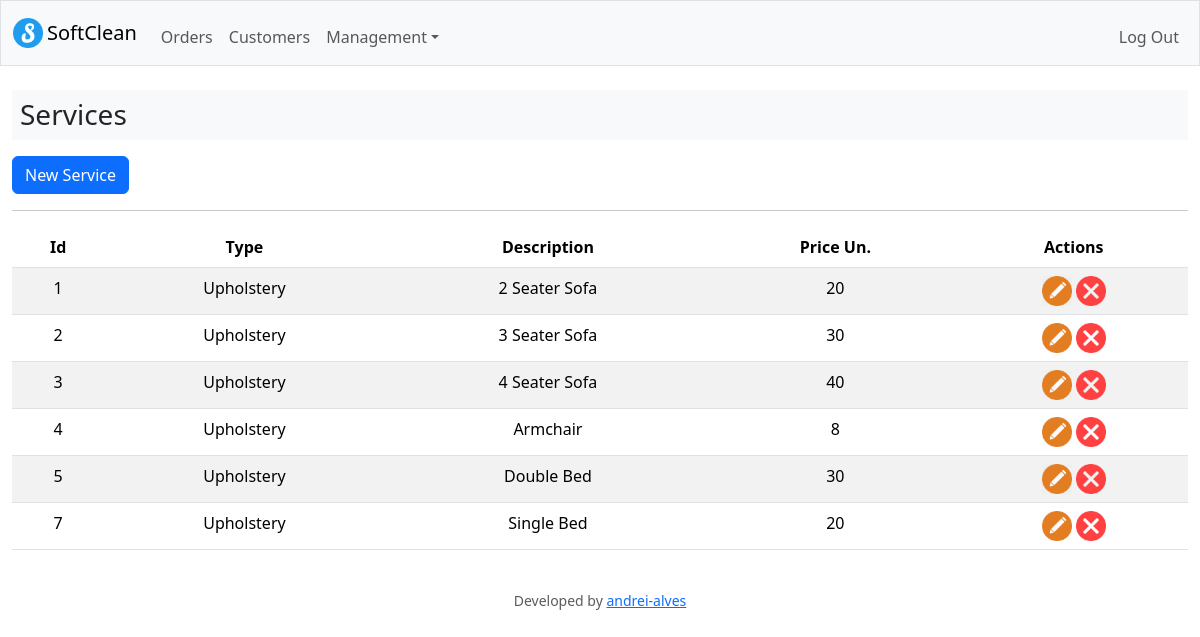
The app's page /services (signed in) with its own data.
### tables this page shows
CREATE TABLE services (
    id INTEGER PRIMARY KEY AUTOINCREMENT NOT NULL,
    type TEXT NOT NULL,
    description TEXT NOT NULL,
    price NUMERIC NOT NULL
);

### app.py (the view)
@app.route("/services", methods=["GET", "POST"])
@login_required
def services():
    service_types = [
        "Upholstery",
        "Rug",
        "Baby",
        "Others"
    ]
    if request.method == "POST":
        if not request.form.get("description"):
            flash("You must provide a service description")
            return redirect("/services")
        elif not request.form.get("type") or request.form.get("type") not in service_types:
            flash("You must provide a service type")
            return redirect("/services")
        elif not request.form.get("price"):
            flash("You must provide a price")
            return redirect("/services")
        service_description = request.form.get("description").title()
        rows = db.execute(
            "SELECT * FROM services WHERE description = ?", service_description
        )
        if len(rows) != 0:
            flash("Service is already registered")
            return render_template("services.html")
        db.execute(
            "INSERT INTO services (type, description, price) VALUES (?, ?, ?);",
            request.form.get("type"),
            service_description,
            request.form.get("price")
        )
        flash(f'New service successfully registered')
        return redirect("/services")
    else:
        services = db.execute("SELECT * FROM services;")
        return render_template("services.html", services=services, service_types=service_types)

### app.py (called while the page is built)
@app.after_request
def after_request(response):
    response.headers["Cache-Control"] = "no-cache, no-store, must-revalidate"
    response.headers["Expires"] = 0
    response.headers["Pragma"] = "no-cache"
    return response

### helpers.py (called while the page is built)
def login_required(f):
    @wraps(f)
    def decorated_function(*args, **kwargs):
        if session.get("user_id") is None:
            return redirect("/login")
        return f(*args, **kwargs)
    return decorated_function

### templates/services.html (shortened to what this page needs)
{% extends "layout.html" %}
{% block main %}
<div class="d-flex justify-content-center mb-2">
  <h3 class="bg-light w-100 p-2 text-start">Services</h3>
</div>
<div class="text-start">
  <button type="button" class="btn btn-primary" data-bs-toggle="modal" data-bs-target="#staticBackdrop">
    New Service
  </button>
</div>
<hr>
<div class="table-responsive">
  <table class="table table-striped table-hover">
    <thead>
      <tr>
        <th scope="col">Id</th>
        <th scope="col">Type</th>
        <th scope="col">Description</th>
        <th scope="col">Price Un.</th>
        <th scope="col">Actions</th>
      </tr>
    </thead>
    <tbody>
      {% for service in services %}
      <tr>
        <td scope="row">{{ service["id"] }}</td>
        <td scope="row">{{ service["type"] }}</td>
        <td>{{ service["description"] }}</td>
        <td>{{ service["price"]}}</td>
        <td>
          <a href="/services/edit={{ service['id'] }}"><img src="/static/edit_button.ico" width="30"></a>
          <a type="button" data-bs-toggle="modal" data-bs-target="#deleteModal{{ service['id'] }}"><img src="/static/delete_button.ico" width="30"></a>
        </td>
      </tr>
      {% endfor %}
    </tbody>
  </table>
</div>
{% endblock %}

### records on screen
services: id "1", type "Upholstery", description "2 Seater Sofa", price "20"
services: id "2", type "Upholstery", description "3 Seater Sofa", price "30"
services: id "3", type "Upholstery", description "4 Seater Sofa", price "40"
services: id "4", type "Upholstery", description "Armchair", price "8"
services: id "5", type "Upholstery", description "Double Bed", price "30"
services: id "7", type "Upholstery", description "Single Bed", price "20"
